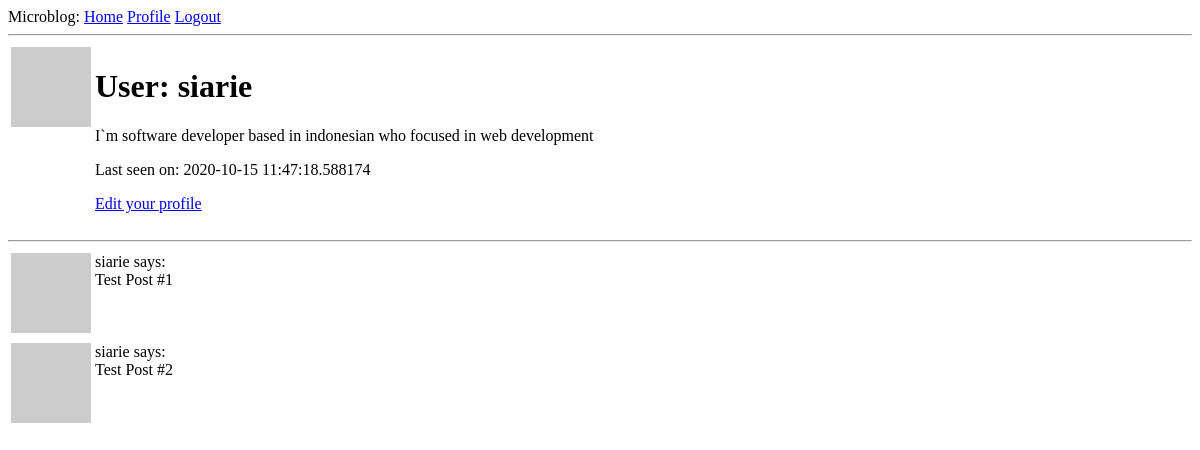
The page /user/siarie (signed in) on the database as committed earlier.
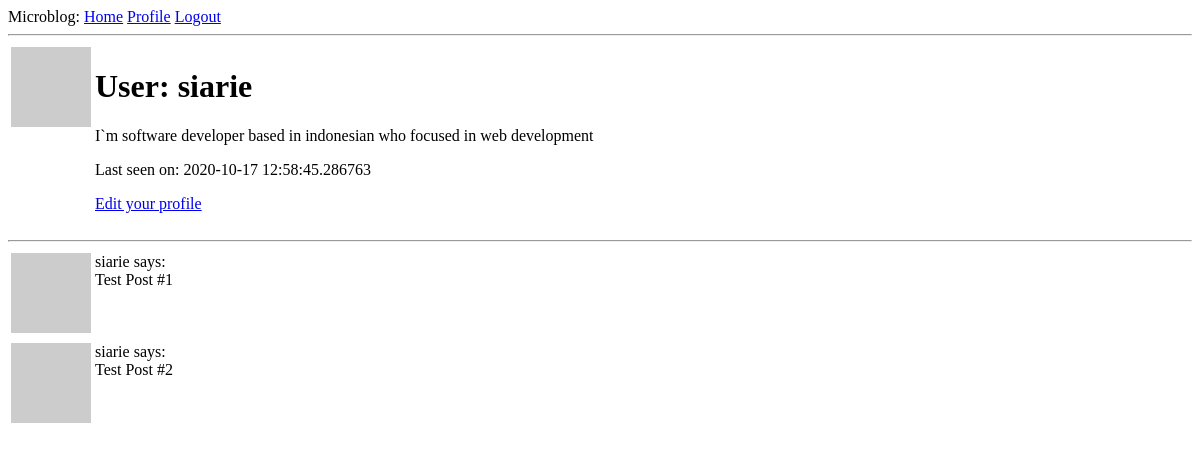
The same page on the database as committed later.
### app/models.py (models this page shows, shortened)
class User(UserMixin, db.Model):
    id = db.Column(db.Integer, primary_key=True)
    username = db.Column(db.String(64), index=True, unique=True)
    email = db.Column(db.String(128), index=True, unique=True)
    password_hash = db.Column(db.String(128))
    posts = db.relationship('Post', backref='author', lazy='dynamic')
    about_me = db.Column(db.String(140))
    last_seen = db.Column(db.DateTime, default=datetime.utcnow)
    followed = db.relationship('User', secondary=followers,
                               primaryjoin=(followers.c.follower_id == id),
                               secondaryjoin=(followers.c.followed_id == id),
                               backref=db.backref('followers', lazy='dynamic'), lazy='dynamic')
    def avatar(self, size):
        digest = md5(self.email.lower().encode('utf-8')).hexdigest()
        return 'https://www.gravatar.com/avatar/{}?d=identicon&s={}'.format(digest, size)

### app/routes.py (the view)
@app.route('/user/<username>')
@login_required
def user(username):
    user = User.query.filter_by(username=username).first_or_404()
    form = EmptyForm()
    posts = [
        {'author': user, 'body': 'Test Post #1'},
        {'author': user, 'body': 'Test Post #2'}
    ]
    return render_template('user.html', user=user, posts=posts, form=form)

### app/models.py (called while the page is built)
@login.user_loader
def load_user(id):
    return User.query.get(int(id))

### app/routes.py (called while the page is built)
@app.before_request
def before_request():
    if current_user.is_authenticated:
        current_user.last_seen = datetime.utcnow()
        db.session.commit()

### app/templates/user.html (shortened to what this page needs)
{% extends 'base.html' %} {% block content %}
<table>
  <tr valign="top">
    <td><img src="{{ user.avatar(128) }}" alt="" /></td>
    <td>
      <h1>User: {{ user.username }}</h1>
      {% if user.about_me %}<p>{{ user.about_me }}</p>{% endif %}
      {% if user.last_seen %}<p>Last seen on: {{ user.last_seen }}</p>{% endif %}
      {% if user == current_user %}
        <p><a href="{{ url_for('edit_profile') }}">Edit your profile</a></p>
      {% endif %}
    </td>
  </tr>
</table>
<hr />
{% for post in posts %}
   {% include '_post.html' %}
{% endfor %} {% endblock %}

### app/templates/base.html (shortened to what this page needs)
<!DOCTYPE html>
<html lang="en">
  <head>
  </head>
  <body>
    <div>
      Microblog:
      <a href="{{ url_for('index') }}">Home</a>
      {% if current_user.is_anonymous %}
      <a href="{{ url_for('login') }}">Login</a>
      {% else %}
      <a href="{{ url_for('user', username=current_user.username) }}">Profile</a>
      <a href="{{ url_for('logout') }}">Logout</a>
      {% endif %}
    </div>
    <hr />
     {% block content %} {% endblock %}
  </body>
</html>

### app/templates/_post.html
<table>
  <tr valign="top">
    <td><img src="{{ post.author.avatar(36) }}" alt="" /></td>
    <td>{{ post.author.username }} says: <br />{{ post.body }}</td>
  </tr>
</table>

Rows that differ between the two databases and show on the page:
changed User "siarie": last_seen "2020-10-15 11:47:18.588174" → "2020-10-17 12:58:45.286763"
